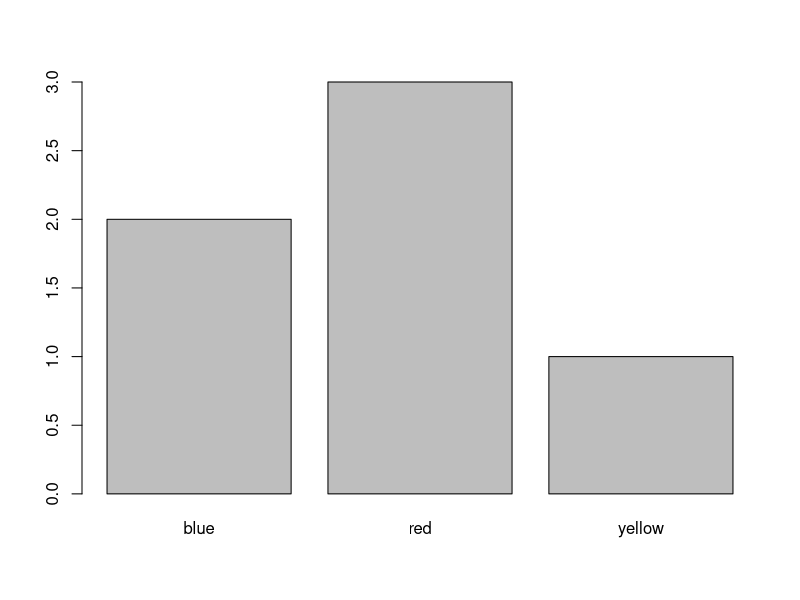
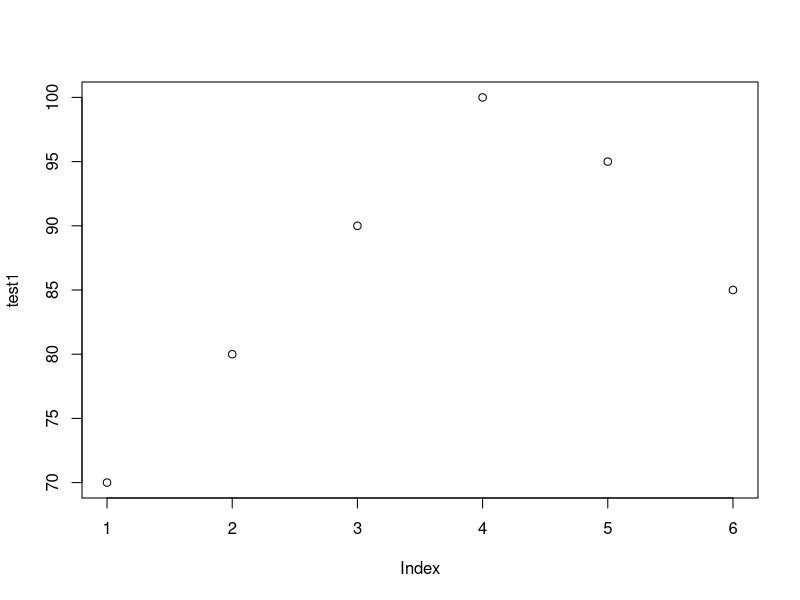

Recreate these plots in R, in order. (Note: this script raises an error after producing the figures.)
## ---- chunk 1
##############################################
##############################################
## factors
##
## For more info see this page:
## https://swcarpentry.github.io/r-novice-inflammation/12-supp-factors/index.html
##############################################
##############################################

########################################################################.
# NUMBERS SHOULDN'T ALWAYS BE USED FOR DOING MATH ... 
#
# Some types of numbers are not intended for doing math. For example,
# suppose I asked 1000 people: 
#
#   Which of the following do you like best: 
#   "chicken" or "pizza" or "pasta"
#
#   and I get 1000 answers - that look like this:
#      "pizza" "chicken" "pizza" "pasta" "chicken" "pizza" ... etc
#
#   I can put that data into an R vector
#      answers = c("pizza","chicken","pizza","pasta","chicken","pizza", etc ...)
#
#   but there is not much that I can do with that vector other than figure out
#   how many answers I got for each type of food, e.g. 300 for "chicken",
#   500 for "pizza" and 200 for "pasta". There is no way for me to take
#   the "mean" of the answers and come up with "pizza flavored chicken"
#
# Similarly, if I changed the question to the following:
#
#    Which of the following do you like best:
#    answer 1 for "chicken" or 2 for "pizza" or 3 for "pasta"
#
#    and I get 1000 answers - that look like this:
#      2 1 2 3 1 2 ... etc
#
#    I can put that data into an R vector
#      answers = c(2, 1, 2, 3, 1, 2, ... etc)
#
#    However, even though the answers now look like numbers taking the mean of 
#    those numbers would not make any sense. (The mean would be meaningless :)
#    1, 2 and 3 are simply standing in for the values "chicken" "pizza" and "pasta".
#    Taking a mean of these numbers would make no more sense than taking  a
#    mean of c("pizza","chicken","pizza", etc ...).
#
# So we can see clearly that you shouldn't always do "math" with numbers.
########################################################################.

#########################################################################.
# SOME CHARACTER DATA IS NOT INTENDED FOR TALLYING RESULTS
#
# For some character data it is appropriate to add up how many copies of 
# the same value appear in the data. In the example above in response to
# asking 1000 people the question:
#   which do you like best "chicken" "pizza" or "pasta"
#
# we might put the results in a character vector, e.g.
#      answers = c("pizza","chicken","pizza","pasta","chicken","pizza", etc ...)
#
# It would be very appropriate to "tally these values" (ie. add up how many
# of each response there is). For example we might figure out there were
# 300 answers for "chicken", 500 for "pizza" and 200 for "pasta".
#
#
# However, suppose I have data in parallel vectors that record info about
# students in a school. The vectors might look like this:
#      studentNames = c("Mike Smith", "Anne Jones", "Larry Cohen", ... etc)
#      year         = c("sophomore",  "freshman",   "sophomore",   ... etc)
#      age          = c(18,           21,           16,            ... etc)
#      satMath      = c(400,          650,          520,           ... etc)
#
# A statistician working with the data to figure out school policy and
# demographics would typically not need to tally
# the student names, e.g. 1 "Mike Smith", 1 "Anne Jones", 1 "Larry Cohen", etc.
#
# NOTE - it might be interesting to know if there are two people with the 
# same name - HOWEVER - a "statistician working with the data to figure out
# school policy and demographics" would not need to do that. 
###########################################################################.

###########################################################################.
#
# *** INTRODUCING R "factors" ***
#
#    DIFFERENT TYPES OF NUMBERS ... DIFFERENT TYPES OF CHARACTERS ...
#    = DIFFERENT "classes" OF DATA IN R
#
#
# As we know R has the following "classes" of data that are intended to be used
# in the following ways:
#
#    "numeric" vectors - for numbers for which doing "math" is appropriate
#
#    "character" vectors - for data that has no inherent meaning and does 
#                          NOT need to be tallied (e.g. studentNames in example above)
#
# R also has another class of data:
#
#    "factor" vectors - used for numeric data that is NOT appropriate for math
#                       also used for character data that is not appropriate for tallying
#
#                       For example you could use an R "factor" to store the answers
#                       to either question about favorite food, whether the 
#                       answers are given with words, e.g. "pizza", "chicken" , etc
#                       or if the answers are given with numbers, e.g. 
#                       1 for chicken, 2 for pizza, etc.
#
# KEEP READING FOR MORE INFO ABOUT HOW TO WORK WITH FACTORS IN R
#
###########################################################################.

#------------------------------------------------------------------------------
# Different types of data in statistics
# See this for a good overview:
#
# https://www.scribbr.com/statistics/levels-of-measurement/#:~:text=Nominal%3A%20the%20data%20can%20only%20be%20categorized.,and%20has%20a%20natural%20zero.
#
#
#   - nominal/categorical data   
#
#     (ratios are OK,    > and < are not OK,    means are not OK)
#     R uses "factor", i.e. factor( ... ) - see below
#
#
#
#   - ordinal data               (ratios are OK,    > and < are OK,        means are not OK)   
#     R uses "ordered factor", ie. factor( ..., ordered=TRUE)
#
#
#
#   - interval data  (see the above webpage)
#   - ratio data     (ratios are OK,    > and < are OK,        means are OK)  
#
#     R uses "numeric" for both of these types of data
#            (also "integer" and "double" - these are beyond the scope of what we've discussed)
#------------------------------------------------------------------------------


#------------------------------------------------------------------------------
# What is a factor? 
#
# A "factor" is R's way of making it easy for statisticians to work with
# nominal/categorical data.
#
# A factor ...
#    - is a vector
#    - has a "class" attribute that is set to    "factor"
#    - has a "levels" attribute that contains a vector of level names
#          (see more below)
#------------------------------------------------------------------------------

# character data - is used for data that is not going to be involved in statistical calculations
# 
# Data such as peoples names are generally not used for statistical analysis.
# For example, I generally wouldn't care about what the most common name is
# in my data or what percent of the people have each name or what the ratio
# is of "joes" to "bobs" in my data. These are all questions that don't really
# make any difference to a typical statistician.
# The name of the person is simply a name that I can use to refer to the data for that person.
#
# Character data that you are not expecting to use for statistical analysis should
# simply remain as "character" data - NOT as a factor.
#
# [ If for some reason you DO care about statistical analysis of the names of the
#   people then you could make this data into a factor. ]

person   <- c("joe", "sue", "bob", "alan", "anne", "pearl")    
person
class(person)  # "character"


# numeric data is data for which you expect to perform mathematical operations
# such as:   +  -   *   /  ^   sqrt, max, min, sum, mean, etc.
# This type of data should NOT be made into a factor.
#
# For example test grades that will be analyzed numerically - eg. mean, max, etc
# should NOT be a factor.

test1 <-    c(70,80,90,100,95,85)  
test1
class(test1)  # "numeric"



# For nominal/categorical data  use a factor in R.
#
# For example, let's say you would want to perform statistical analysis
# on people's favorite colors. For example you might be curious to know
# how many people have "blue" as their favorite color, what is the most common
# favorite color or what percent of the people have each favorite color
# then favorite color should be a factor.


favcolor <- factor(c("red", "blue", "red", "red", "blue", "yellow"))   
favcolor
class(favcolor)  # "factor"

# The "levels" of a factor are the different values that the data can have.
# For the favcolors data shown above, the valid values are "red", "blue" and
# "yellow". These are the levels of the factor.

levels(favcolor) # "blue" "red" "yellow"   (in alphabetical order)



#------------------------------------------------------------------------------
# plot( x )     # works differently for different classes of x
# summary( x )  # works differently for different classes of x
#
# Some R functions will work differently with factor data than with
# other types of data.
#
# Examples: summary, plot
#------------------------------------------------------------------------------

summary(favcolor)    # for factors shows the number of each "level" in the data (see output)
summary(test1)       # for numeric shows a numeric summary (see output)
summary(person)      # for character not much useful data (see output)


plot(favcolor)    # a bar chart of the numbers of number of values for each color
plot(test1)       # a "dot plot" of the values of each individual test grade
plot(person)      # ERROR - you cannot plot character data

#.............................................................................
# WARNING - if you try calling plot from RStudio and the window that displays
# the plot is too small to display the plot you may get an error similar to
# the following:
#
#   > plot(person)
#   Error in plot.new() : figure margins too large
#
# To fix this, simply make the window for the plot larger and run the command again.
#.............................................................................


#------------------------------------------------------------------------------
# An "ordered factor" is R's way of working with ordinal data.
# An ordered factor ...
#    - ... is a vector
#    - ... has a "class" attribute that is set to    "ordered" factor"
#    - ... has a "levels" attribute that contains a vector of level names
#          (see more below)
#------------------------------------------------------------------------------

# ordinal data  (use an "ordered factor" in R)
#
# nominal/categorical data that also have an implied "order" to the data
# is known as "ordinal" data and should be stored as an "ordered factor"
# 
# For example, students in college are categorized as freshmen, sophomores,
# juniors and seniors. However, there is also an implied order, in that
# the category depends on the number of credits taken (or the number of year
# in college). Freshmen have the fewest credits (or years in college) 
# while seniors have the most credits (or years in school). This implies
# the order  freshman, sophomore, junior, senior.
#
# Notice that I included a "levels" argument in the call to the factor function
# to list the exact levels. The values in the levels argument should be
# arranged in the correct order.

year <-     factor(c("fr", "so", "fr", "so", "fr", "se"),
                   ordered=TRUE,
                   levels=c("fr","so","ju","se")) 
year

class(year)  # "ordered" "factor"

levels(year) # "fr" "so" "ju" "se"

plot(year)   # all 4 levels - including ju are plotted



# WHAT IF YOU DID NOT SPECIFY levels= ... AND ordered = TRUE

year <-     factor(c("fr", "so", "fr", "so", "fr", "se"),
                   ordered=TRUE) 
year

class(year)  # "ordered" "factor"

levels(year) # "fr" "se" "so"   - "ju" isn't there - the order is alphabetical

plot(year)   # no column for ju and columns are in alphabetical order


# WHAT IF YOU DID NOT SPECIFY levels= ... AND ordered = FALSE 

year <-     factor(c("fr", "so", "fr", "so", "fr", "se"),
                   ordered=FALSE) 
year

class(year)  # "factor"

levels(year) # "fr" "se" "so"   - "ju" isn't there - the order is alphabetical

plot(year)   # no column for ju and columns are in alphabetical order


#------------------------------------------------------------------------------
# Sometimes data that looks like numbers should in fact be treated as 
# factor data. For example, if you ask a survey question whose answers
# are recorded as a number but in fact these numbers actually 
# represent nominal/categorical data the numbers should in fact be stored as 
# a factor in R and not as numeric data.
#------------------------------------------------------------------------------

#...........................................................................
# EXAMPLE: The following data contains the answer to the survey question:
#
#          What is your favorite color? 
#          1=red  2=blue  3=green  4=other
#
# Since the actual data "red", "blue", "green", "other" is
# nominal/categorical data and NOT numeric the numbers 1,2,3,4 that are used
# to record the answers should obviously NOT be used to perform
# arithmetic (+-*/^,mean,sum,etc). Therefore these numbers
# would be recorded as a factor and not a numeric vector.
#
# Note that with the data stored as a factor you can still count
# the number of people who answered each choice or find
# the percent of people who answered each choice.
#...........................................................................

survey <- factor(c( 4, 1, 1, 2, 2, 2), levels = 1:4)
survey
class(survey)  # "factor"
levels(survey) 
plot(survey)
summary(survey)
#...........................................................................
# Another Example: "ordered factor" data
#
# Survey question:
#
#         How may years of schooling do you have?
#         1=some high school, 2=hs graduate, 3=some college, 4=college grad ,5=advanced degree
#
# Here, as in the previous example, the numbers 1,2,3,4 that represent the 
# answers "some high school", "hs graduate", etc. should not be used in arithmetic 
# calculations. 
#
# However, in this example there is an implied order to the choices. 
#    People who answered "some high school" have had fewer years of school than
#    people who answered "hs graduate" who have  had fewer years of school than
#    people who answered "some college", etc.
# 
# Therefore the data should be stored in an "ordered factor" by specifying
# ordered=TRUE in the call to the factor function.
#...........................................................................

education <- factor(c( 2, 4, 4, 1, 5, 4), 
                    ordered=TRUE,
                    levels=1:5)
education
class(education)  # "ordered" "factor"
levels(education)

summary(education)

plot(education)


?factor






#-------------------------------------------------------------------------
# Review of the Basic and complex "data structures" in R
#-------------------------------------------------------------------------
# R has numerous "data structures". The following are the "basic"
# data structures that we learned about:
#
#    - numeric, logical and character vectors  
#      Note: there are other types of vectors that we did not cover, i.e.
#            integer, double, complex and raw.
#
#    - lists
#
#    NOTE: Usually, the R documentation uses the terms "vector" and "list" as we
#    have been using them. However, in some places, the R documentation uses the terms
#    "atomic vector"    to refer to what we've been calling simply a "vector" and
#    "recursive vector" to refer to what we've been calling a "list".
#
# The following are more complex data structures that are built on 
# top of R's "basic" data structures.
#
#    - matrices  (A matrix is a vector that has a "dim" attribute
#                 The value of the "dim" attribute is a numeric vector
#                 that contains the number of rows and cols of the matrix)
#
#    - factors   (A factor is a numeric vector that contains a 
#                 "class" attribute, set to "factor" and a 
#                 "levels" attribute set to a character vector with the names of the levels)
#
#    - dataframes (We didn't cover this yet.
#                 A dataframe is a list of vectors, all of the same length.
#                 The list has the following attributes:
#
#                   name of attribute  value of attribute
#                   -----------------  ------------------
#                   class              "data.frame"
#
#                   names              character vector with the names of 
#                                      the columns of the dataframe
#
#                   row.names          character vector with the names of 
#                                      rows of the dataframe.
#
#   - R contains many other more complex arrangements of data
#     (ie. data structures) that are constructed from
#     vectors, lists and attributes.
#-------------------------------------------------------------------------


df = data.frame( student = c("joe", "sue", "anne"),
                 test1 = c(70,80,90),
                 tes2 = c(75,85,95))


df

#-------------------------------------------------------------------------
# Review of mode vs class  (we covered this in the last file on matrices)
#-------------------------------------------------------------------------
# mode returns the name of the underlying basic type of a data structure.
#
#    mode(SOME_NUMERIC_VECTOR)   # "numeric"
#    mode(SOME_CHARACTER_VECTOR) # "character"
#    mode(SOME_LOGICAL_VECTOR)   # "logical"
#    mode(SOME_LIST)             # "list"
#
#    mode(SOME_MATRIX)    # "numeric" or "character" or "logical"
#    mode(SOME_FACTOR)    # "numeric"
#    mode(SOME_DATAFRAME) # "list"
#
# For a complex data structure (e.g. matrix, factor, dataframe)
# class returns the name of the more complex structure. 
# For the basic data structures (i.e. vectors and lists) the class function 
# returns the same value as the mode function
# 
#    class(SOME_NUMERIC_VECTOR)   # "numeric"
#    class(SOME_CHARACTER_VECTOR) # "character"
#    class(SOME_LOGICAL_VECTOR)   # "logical"
#    class(SOME_LIST)             # "list"
#
#    class(SOME_MATRIX)    # "matrix" "array"
#    class(SOME_FACTOR)    # "factor" or "ordered" "factor"
#    class(SOME_DATAFRAME) # "data.frame"
#
# If you attach a "class" attribute to any data, R will return the 
# value of the "class" attribute as the result of the class function.
#-------------------------------------------------------------------------

#...............
# some examples
#...............

# matrix
mat = matrix(c(10,20,30,40,50,60), nrow=2, ncol=3)
mat
mode(mat)    # "numeric"
class(mat)   # "matrix"

# factor
favcolor <- factor(c("red", "blue", "red", "red", "blue", "yellow"))   
favcolor
mode(favcolor)   # "numeric"  (see below for why this is numeric)
class(favcolor)  # "factor"


# ordered factor
year = factor(c("fr", "so", "fr", "so", "fr", "se"),
              ordered=TRUE,
              levels=c("fr","so","ju","se")) 
year
mode(year)   # "numeric"             (see below for why this is numeric)
class(year)  # "ordered" "factor"


# data.frame
df = data.frame(students=c("joe","sam","sue"),
                test1=c(70,80,90),
                test2=c(75,85,95),
                honors=c(FALSE,FALSE,TRUE),
                stringsAsFactors = FALSE)
df
mode(df)  # "list"
class(df) # "data.frame"




#--------------------------------------------------------------------------
# Levels of a factor
#
#   - stored as a "levels" attribute  
#
#   - attr(SOME_FACTOR, "levels")
#
#   - levels(SOME_FACTOR)   # shorthand for attr(SOME_FACTOR, "levels")
# 
#   - by default levels are stored in sorted order
#     (alphabetic order, or numeric order depending on data)
#--------------------------------------------------------------------------

# The "levels" of a factor are stored in the "levels" attribute as a "character" vector
# EXAMPLES

favcolor
levels(favcolor)  # "blue" "red" "yellow" - in alphabetical order

year
levels(year)  # "fr" "se" "so" -  notice "ju" (i.e. junior) is missing, it wasn't in the data
summary(year) # "ju" is missing - order of levels is alphabetical
plot(year)    # "ju" is missing - order of levels is alphabetical

education
levels(education)  # in numeric order, notice 3 is missing 
summary(education) # "3" is missing
plot(education)    # "3" is missing

x = factor(c(100,2))   # numeric data
levels (x)             # "2" "100" - in numeric order, even though levels is a character vector

#--------------------------------------------------------------------------
# Setting the levels explicitly
#
#    If your data is missing some values or
#    if you want the levels to be in a specific order you can explicitly specify a 
#    vector for the levels when you create the factor.
#
#       factor ( ... levels = SOME_VECTOR ...)
#--------------------------------------------------------------------------

# remember that for year, there were no juniors so "ju" didn't appear
# in either the summary or in the plot.
#
# Also the years are not in the correct order 
# notice that "se" (i.e. senior) is before "so" (i.e. sophomore)
# the order should be "fr" "so" "ju" "se"
year
summary(year)
plot(year)

# Recreate the year variable to ensure that ALL "levels" are included
# and that order of levels is as desired.
year <-     factor(c("fr", "so", "fr", "so", "fr", "se"),
                   levels=c("fr","so","ju","se"))              # ordinal data (use a factor in R)

plot(year)   # now data is in order and ju shows a zero total
summary(year)   # now data is in order and ju shows a zero total
education <- factor(c( 2, 4, 4, 1, 5, 4), 
                    levels=c(1,2,3,4,5))         # nominal data (use a factor in R)

# similar approach for education
plot(education)
summary(education)


# A factor ...
#  1. ... is a "numeric" vector (yes "numeric" not "character" - keep reading)
#  2. ... has a "class" attribute with a value of "factor"
#  3. ... has a "levels" attribute that is a character vector with the names
#         of the levels with a value of "factor"
year
attributes(year)
class(year)

education
attributes(education)
class(year)

# Turn year into a character vector
charYear <- as.character(year)
charYear
year
is.factor(charYear)
is.factor(year)

# Turn a character vector into a factor with the factor function
charYear
facYear <- factor(charYear, levels=c("fr","so","ju","se"), ordered=TRUE)
facYear

#-------------------------------------------------------------------------
# A factor is actually a "numeric" vector!!!  (yes, numeric, not character)
#
# R stores the data for a factor in a numeric vector as it is often more 
# efficient for the computer to process numbers than it is to process
# character data.
#
# See below for details ...
#-------------------------------------------------------------------------

rm(list = ls())   # start over 

# when R creates a factor it does the following:
#  It uses the numbers 1,2,3, etc.
#  to represent the first,second,third, etc levels
#
#  R stores this data in a numeric vector and stores the names
#  of the levels in the levels attributes
#
#  R creates a class attribute with the value of "factor"

colors <- factor(c("violet", "red", "green", "red", "green", "violet", "red", "red"))
colors

is.factor(colors)  # TRUE
is.character(colors) # FALSE
is.numeric(colors)   # FALSE


attributes(colors)  # all of the attributes -i.e. class and levels

# To see the actual data you can remove the class attribute
attr(colors, "class") = NULL  # this also works: class(colors) = NULL    

attributes(colors)   # class is gone

# Since we removed the class attribute, 
# colors is no longer a factor - it is just a "numeric" vector (yes, "numeric" - keep reading)
# that has some attributes.
colors

is.factor(colors)  # FALSE
is.character(colors) # FALSE
is.numeric(colors)   # TRUE


#----------------------------------------------------------------------------
# unclass( SOME_OBJECT )
#   - returns SOME_OBJECT but without the class attribute
#----------------------------------------------------------------------------
rm(list = ls())   # start over 

# create a factor
colors <- factor(c("violet", "red", "green", "red", "green", "violet", "red", "red"))
colors

# unclass(colors) returns colors without the class attribute
unclass(colors)


# the original variable didn't change
colors

# REMEMBER - if you want to change the original variable, you must assign to it!
colors = unclass(colors)

colors
is.factor(colors)  # FALSE
is.numeric(colors) # TRUE



#-------------------------------------------------------------------------
# WARNING: as.numeric will convert a factor into the underlying numeric
#          values of the levels
#
#          Data whose value is equal to the 1st "level" is recorded as 1
#          Data whose value is equal to the 2nd "level" is recorded as 2
#          etc.
#          (see example below)
#-------------------------------------------------------------------------

rm(list = ls())   # start over 

colors <- factor(c("violet", "red", "green", "red", "green", "violet", "red", "red"))
colors
attributes(colors)

as.numeric(colors)   # 3 2 1 2 1 3 2 2   (just the numeric values - 1st level is 1, 2nd level is 2, etc)



# REMOVE THE class attribute - the data will no longer be a factor
# You will see the underlying numeric values of the data.

attr(colors, "class") <- NULL   # remove the class attribute

attributes(colors)

colors # display the underlying data without the special treatment of being a factor



# WARNING ...
# as.numeric will not work as you expect in this example:

areaCodes = factor(c(718, 212, 212, 718, 516))
areaCodes

as.numeric(areaCodes) # 3 1 1 3 2   ... not what you'd expect

as.character(areaCodes) # "718" "212" "212" "718" "516"

# You can solve the probalem in the following way:

as.numeric(as.character(areaCodes)) # 718 212 212 718 516
